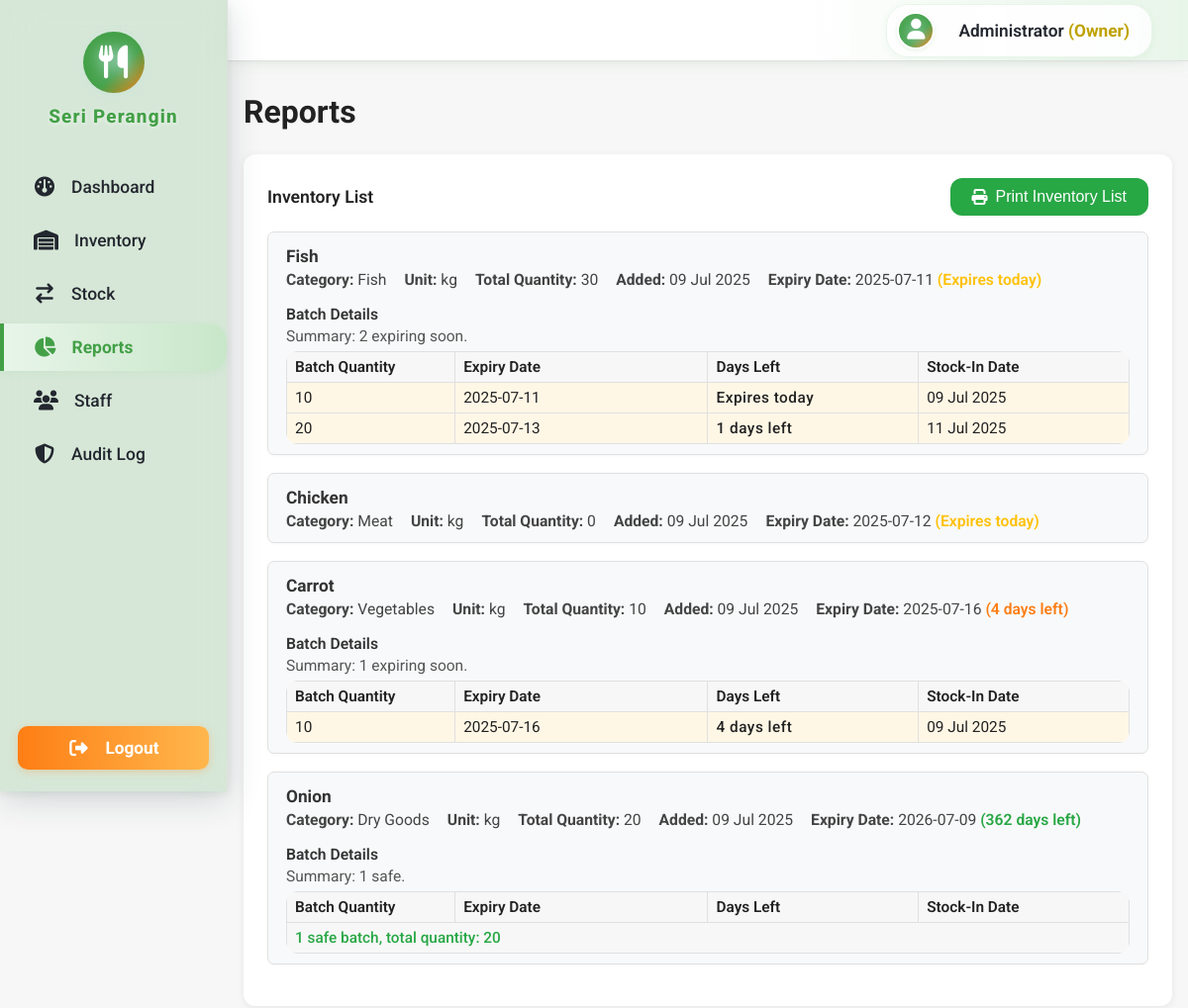
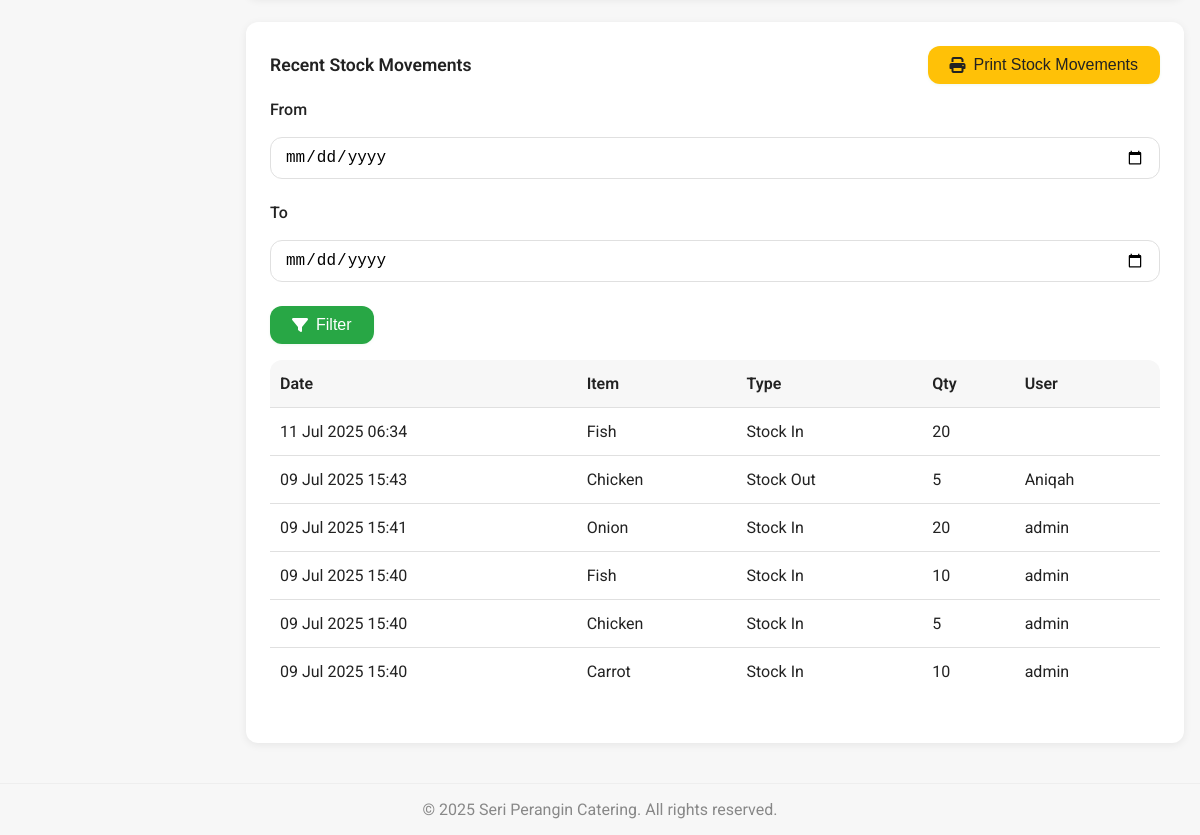
/reports.php (signed in), run on the app's committed database (2 pictures, top to bottom).
### tables this page shows
CREATE TABLE `inventory` (
  `item_id` int NOT NULL,
  `item_name` varchar(100) NOT NULL,
  `category` varchar(50) NOT NULL,
  `unit` varchar(20) NOT NULL,
  `created_at` timestamp NULL DEFAULT CURRENT_TIMESTAMP,
  `image_path` varchar(255) DEFAULT NULL
);

CREATE TABLE `stock_logs` (
  `log_id` int NOT NULL,
  `item_id` int NOT NULL,
  `type` enum('in','out') NOT NULL,
  `quantity` int NOT NULL,
  `batch_expiry_date` date DEFAULT NULL,
  `log_date` timestamp NULL DEFAULT CURRENT_TIMESTAMP,
  `user_id` int DEFAULT NULL
);

CREATE TABLE `users` (
  `user_id` int NOT NULL,
  `name` varchar(100) DEFAULT NULL,
  `username` varchar(50) NOT NULL,
  `password` varchar(255) NOT NULL,
  `role` enum('Owner','Staff') NOT NULL,
  `created_at` timestamp NULL DEFAULT CURRENT_TIMESTAMP
);

### reports.php (the view, shortened to what this page needs)
<?php
include 'includes/navbar.php';
require_once 'includes/db.php';
$inventory = [];
$result = mysqli_query($conn, "SELECT i.*, IFNULL(SUM(CASE WHEN s.type = 'in' AND (s.batch_expiry_date IS NULL OR s.batch_expiry_date >= CURDATE()) THEN s.quantity WHEN s.type = 'out' THEN -s.quantity ELSE 0 END), 0) AS total_quantity, MIN(CASE WHEN s.type = 'in' AND s.batch_expiry_date >= CURDATE() THEN s.batch_expiry_date END) AS earliest_expiry FROM inventory i LEFT JOIN stock_logs s ON i.item_id = s.item_id GROUP BY i.item_id ORDER BY earliest_expiry ASC, item_name ASC");
if ($result) {
  while ($row = mysqli_fetch_assoc($result)) {
    $inventory[] = $row;
  }
}
$batch_details = [];
$batch_sql = "SELECT i.item_id, s.batch_expiry_date, SUM(CASE WHEN s.type = 'in' THEN s.quantity WHEN s.type = 'out' THEN -s.quantity ELSE 0 END) AS batch_quantity, MIN(s.log_date) as stock_in_date FROM inventory i LEFT JOIN stock_logs s ON i.item_id = s.item_id WHERE s.batch_expiry_date IS NOT NULL GROUP BY i.item_id, s.batch_expiry_date HAVING batch_quantity > 0 ORDER BY i.item_id, s.batch_expiry_date ASC";
$res_batch = mysqli_query($conn, $batch_sql);
if ($res_batch) {
  while ($row = mysqli_fetch_assoc($res_batch)) {
    $batch_details[$row['item_id']][] = $row;
  }
}
$logs = [];
$where = [];
$where_sql = $where ? ('WHERE ' . implode(' AND ', $where)) : '';
$sql_logs = "SELECT s.*, u.username, i.item_name FROM stock_logs s LEFT JOIN users u ON s.user_id = u.user_id LEFT JOIN inventory i ON s.item_id = i.item_id $where_sql ORDER BY s.log_date DESC LIMIT 100";
$result_logs = mysqli_query($conn, $sql_logs);
if ($result_logs) {
  while ($row = mysqli_fetch_assoc($result_logs)) {
    $logs[] = $row;
  }
}
?>
<main style="margin-left:230px; padding:32px 16px 16px 16px; background:var(--bg); min-height:100vh;">
  <h1 style="font-size:2rem; font-weight:700; margin-bottom:24px;">Reports</h1>
  <div class="card shadow mt-3">
    <div class="flex flex-between mb-2" style="align-items:center; flex-wrap:wrap; gap:12px;">
      <h2 style="font-size:1.1rem; font-weight:600;">Inventory List</h2>
      <div>
        <button class="btn btn-info" id="printInventory"><i class="fa-solid fa-print"></i> Print Inventory List</button>
      </div>
    </div>
    <div style="overflow-x:auto;" id="inventoryContainer">
      <?php foreach (
        $inventory as $item): ?>
        <div class="item-summary-block"
          style="margin-bottom:18px; padding:14px 18px 10px 18px; background:#f8f9fa; border-radius:7px; box-shadow:0 1px 3px rgba(0,0,0,0.03); border:1px solid #e0e0e0;">
          <div style="font-size:1.08em; font-weight:700; color:#333; margin-bottom:4px;">
            <?php echo htmlspecialchars($item['item_name']); ?>
          </div>
          <div style="display:flex; flex-wrap:wrap; gap:18px; font-size:0.98em; color:#444; margin-bottom:2px;">
            <div><b>Category:</b> <?php echo htmlspecialchars($item['category']); ?></div>
            <div><b>Unit:</b> <?php echo htmlspecialchars($item['unit']); ?></div>
            <div><b>Total Quantity:</b> <?php echo $item['total_quantity']; ?></div>
            <div><b>Added:</b> <?php echo date('d M Y', strtotime($item['created_at'])); ?></div>
            <div><b>Expiry Date:</b>
              <?php
              if ($item['earliest_expiry']) {
                $expiry_date = new DateTime($item['earliest_expiry']);
                $today = new DateTime();
                $diff = $today->diff($expiry_date);
                $days_until = $diff->invert ? -$diff->days : $diff->days;
                if ($days_until < 0) {
                  echo htmlspecialchars($item['earliest_expiry']) . ' <span style="color: #dc3545; font-weight: 600;">(Expired ' . abs($days_until) . ' days ago)</span>';
                } elseif ($days_until == 0) {
                  echo htmlspecialchars($item['earliest_expiry']) . ' <span style="color: #ffc107; font-weight: 600;">(Expires today)</span>';
                } elseif ($days_until <= 7) {
                  echo htmlspecialchars($item['earliest_expiry']) . ' <span style="color: #fd7e14; font-weight: 600;">(' . $days_until . ' days left)</span>';
                } else {
                  echo htmlspecialchars($item['earliest_expiry']) . ' <span style="color: #28a745; font-weight: 600;">(' . $days_until . ' days left)</span>';
                }
              } else {
                echo '-';
              }
              ?>
            </div>
          </div>
          <?php if (!empty($batch_details[$item['item_id']])): ?>
            <div style="margin-top:8px;">
              <div style="padding:8px 0 4px 0; font-weight:600; color:#333; font-size:0.98em;">Batch Details</div>
              <?php
              $expired_batches = [];
              $soon_batches = [];
              $safe_batches = [];
              $safe_total_qty = 0;
              $today = new DateTime();
              foreach ($batch_details[$item['item_id']] as $batch) {
                $expiry = $batch['batch_expiry_date'];
                $qty = $batch['batch_quantity'];
                $stockIn = $batch['stock_in_date'] ? date('d M Y', strtotime($batch['stock_in_date'])) : '-';
                $expiryDate = new DateTime($expiry);
                $daysLeft = $today->diff($expiryDate)->invert ? -$today->diff($expiryDate)->days : $today->diff($expiryDate)->days;
                if ($daysLeft < 0) {
                  $expired_batches[] = [
                    'qty' => $qty,
                    'expiry' => $expiry,
                    'daysLeft' => $daysLeft,
                    'stockIn' => $stockIn
                  ];
                } elseif ($daysLeft <= 7) {
                  $soon_batches[] = [
                    'qty' => $qty,
                    'expiry' => $expiry,
                    'daysLeft' => $daysLeft,
                    'stockIn' => $stockIn
                  ];
                } else {
                  $safe_batches[] = [
                    'qty' => $qty,
                    'expiry' => $expiry,
                    'daysLeft' => $daysLeft,
                    'stockIn' => $stockIn
                  ];
                  $safe_total_qty += $qty;
                }
              }
              $summary = [];
              if (count($soon_batches))
                $summary[] = count($soon_batches) . ' expiring soon';
              if (count($safe_batches))
                $summary[] = count($safe_batches) . ' safe';
              echo '<div style="margin-bottom:6px; font-size:0.97em; color:#555;">Summary: ' . implode(', ', $summary) . "." . '</div>';
              ?>
              <table class="table" style="margin:0; font-size:0.96em; border-collapse:collapse;">
                <thead>
                  <tr style="background:#f1f1f1;">
                    <th style="width:20%; padding:6px 8px; border:1px solid #e0e0e0; font-weight:600;">Batch Quantity</th>
                    <th style="width:30%; padding:6px 8px; border:1px solid #e0e0e0; font-weight:600;">Expiry Date</th>
                    <th style="width:25%; padding:6px 8px; border:1px solid #e0e0e0; font-weight:600;">Days Left</th>
                    <th style="width:25%; padding:6px 8px; border:1px solid #e0e0e0; font-weight:600;">Stock-In Date</th>
                  </tr>
                </thead>
                <tbody>
                  <?php foreach ($soon_batches as $batch): ?>
                    <tr style="background:#fff7e6;">
                      <td style="padding:6px 8px; border:1px solid #e0e0e0;"><?php echo $batch['qty']; ?></td>
                      <td style="padding:6px 8px; border:1px solid #e0e0e0;"><?php echo htmlspecialchars($batch['expiry']); ?>
                      </td>
                      <td class="text-orange"
                        style="padding:6px 8px; border:1px solid #e0e0e0; font-weight:500; letter-spacing:0.5px; ">
                        <?php echo $batch['daysLeft'] === 0 ? 'Expires today' : $batch['daysLeft'] . ' days left'; ?>
                      </td>
                      <td style="padding:6px 8px; border:1px solid #e0e0e0;"><?php echo $batch['stockIn']; ?></td>
                    </tr>
                  <?php endforeach; ?>
                  <?php if (count($safe_batches)): ?>
                    <tr style="background:#f7f7f7;">
                      <td colspan="4" style="padding:6px 8px; border:1px solid #e0e0e0; color:#28a745; font-weight:500;">
                        <?php echo count($safe_batches); ?> safe batch<?php echo count($safe_batches) > 1 ? 'es' : ''; ?>,
                        total quantity: <?php echo $safe_total_qty; ?>
                      </td>
                    </tr>
                  <?php endif; ?>
                </tbody>
              </table>
            </div>
          <?php endif; ?>
        </div>
      <?php endforeach; ?>
    </div>
  </div>
  <div class="card shadow mt-3">
    <div class="flex flex-between mb-2" style="align-items:center; flex-wrap:wrap; gap:12px;">
      <h2 style="font-size:1.1rem; font-weight:600;">Recent Stock Movements</h2>
      <div>
        <button class="btn btn-warning" id="printStockLog"><i class="fa-solid fa-print"></i> Print Stock
          Movements</button>
      </div>
    </div>
    <form method="get" style="margin-bottom:16px; display:flex; gap:12px; align-items:center; flex-wrap:wrap;">
      <label for="start_date" style="font-weight:500;">From</label>
      <input type="date" id="start_date" name="start_date"
        value="<?php echo isset($_GET['start_date']) ? htmlspecialchars($_GET['start_date']) : ''; ?>">
      <label for="end_date" style="font-weight:500;">To</label>
      <input type="date" id="end_date" name="end_date"
        value="<?php echo isset($_GET['end_date']) ? htmlspecialchars($_GET['end_date']) : ''; ?>">
      <button type="submit" class="btn btn-primary"><i class="fa-solid fa-filter"></i> Filter</button>
    </form>
    <div style="overflow-x:auto;">
      <table class="table" id="stockLogTable">
        <thead>
          <tr>
            <th>Date</th>
            <th>Item</th>
            <th>Type</th>
            <th>Qty</th>
            <th>User</th>
          </tr>
        </thead>
        <tbody>
          <?php foreach ($logs as $log): ?>
            <tr>
              <td><?php echo date('d M Y H:i', strtotime($log['log_date'])); ?></td>
              <td><?php echo htmlspecialchars($log['item_name']); ?></td>
              <td><?php echo $log['type'] === 'in' ? 'Stock In' : 'Stock Out'; ?></td>
              <td><?php echo $log['quantity']; ?></td>
              <td><?php echo htmlspecialchars($log['username']); ?></td>
              </tr>
            <?php endforeach; ?>
        </tbody>
      </table>
    </div>
  </div>
</main>
<?php include 'includes/footer.php'; ?>

### assets/css/global.css (style rules this page uses)
.card { background: var(--card-bg); border-radius: var(--radius); box-shadow: var(--shadow); padding: 24px; margin-bottom: 24px; }
.btn { display: inline-flex; align-items: center; gap: 8px; background: var(--primary); color: #fff; border: none; border-radius: var(--radius); padding: 10px 22px; font-weight: 500; font-size: 1rem; cursor: pointer; transition: background 0.2s, box-shadow 0.2s; box-shadow: 0 1px 3px rgba(40,167,69,0.08); }
.btn-warning { background: var(--warning); color: #222; }
input, select, textarea { border: 1.5px solid var(--border); border-radius: var(--radius); padding: 10px 14px; font-size: 1rem; margin-bottom: 12px; width: 100%; transition: border 0.2s, box-shadow 0.2s; }
label { font-weight: 500; margin-bottom: 6px; display: block; }
.table { width: 100%; border-collapse: collapse; background: var(--card-bg); border-radius: var(--radius); overflow: hidden; margin-bottom: 24px; }
.table th, .table td { padding: 14px 10px; text-align: left; border-bottom: 1px solid var(--border); vertical-align: middle; }
.table th { background: var(--bg); font-weight: 600; }
.table tr:last-child td { border-bottom: none; }
.shadow { box-shadow: var(--shadow); }
.flex { display: flex; }
.flex-between { display: flex; justify-content: space-between; align-items: center; }
.mt-3 { margin-top: 24px; }
.mb-2 { margin-bottom: 16px; }

### data on the page
inventory: item_name "Fish", category "Fish", unit "kg", total_quantity "30", created_at "09 Jul 2025", earliest_expiry "2025-07-11", summary "2 expiring soon", qty "10", expiry "2025-07-11", stockIn "09 Jul 2025", qty "20", expiry "2025-07-13", daysLeft "1", stockIn "11 Jul 2025"
inventory: item_name "Chicken", category "Meat", unit "kg", total_quantity "0", created_at "09 Jul 2025", earliest_expiry "2025-07-12"
inventory: item_name "Carrot", category "Vegetables", unit "kg", total_quantity "10", created_at "09 Jul 2025", earliest_expiry "2025-07-16", days_until "4", summary "1 expiring soon", qty "10", expiry "2025-07-16", daysLeft "4", stockIn "09 Jul 2025"
inventory: item_name "Onion", category "Dry Goods", unit "kg", total_quantity "20", created_at "09 Jul 2025", earliest_expiry "2026-07-09", days_until "362", summary "1 safe", count($safe_batches) "1", safe_total_qty "20"
stock_logs: log_date "11 Jul 2025 06:34", item.item_name "Fish", type "Stock In", quantity "20"
stock_logs: log_date "09 Jul 2025 15:43", item.item_name "Chicken", type "Stock Out", quantity "5", user.username "Aniqah"
stock_logs: log_date "09 Jul 2025 15:41", item.item_name "Onion", type "Stock In", quantity "20", user.username "admin"
stock_logs: log_date "09 Jul 2025 15:40", item.item_name "Fish", type "Stock In", quantity "10", user.username "admin"
stock_logs: log_date "09 Jul 2025 15:40", item.item_name "Chicken", type "Stock In", quantity "5", user.username "admin"
stock_logs: log_date "09 Jul 2025 15:40", item.item_name "Carrot", type "Stock In", quantity "10", user.username "admin"

### other printed values
$_SESSION['name'] "Administrator"
$_SESSION['role'] "Owner"
